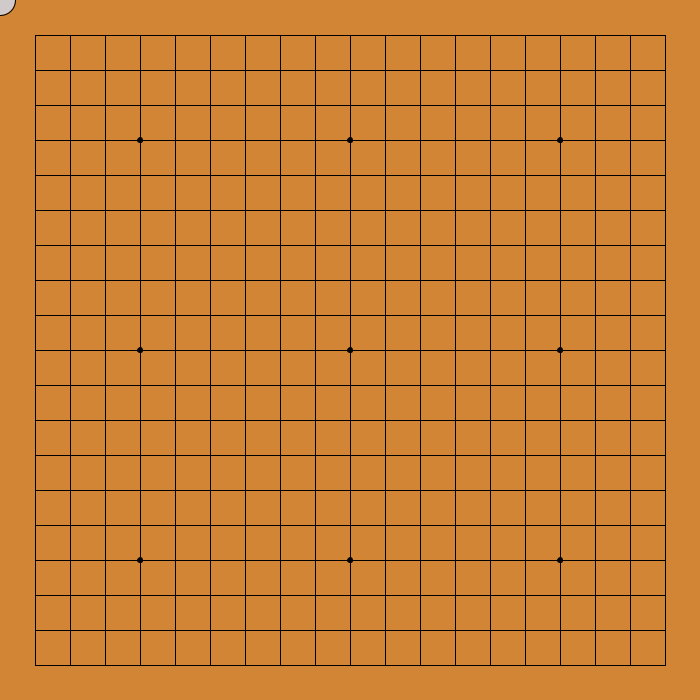
Frame 1 (no input)
Frame 60 (the mouse pressed at the canvas centre just before this capture): identical to frame 1, image omitted
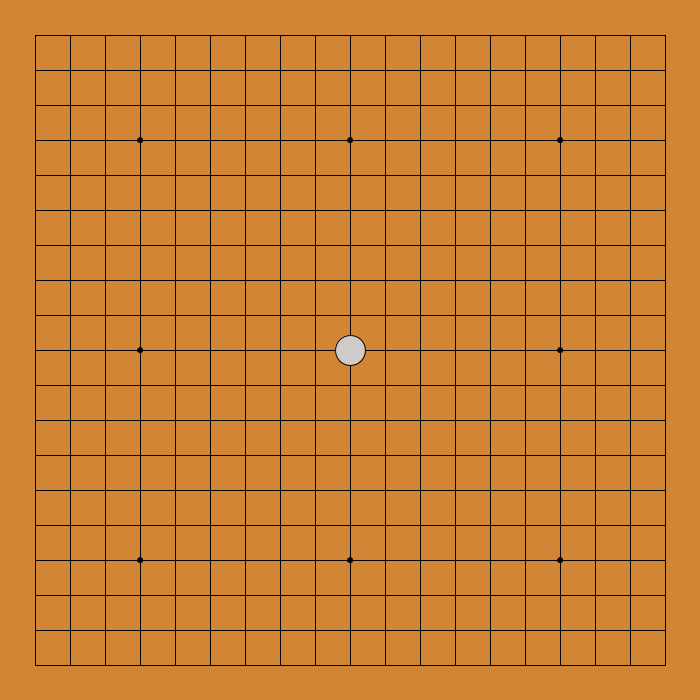
Frame 120 (the mouse held since frame 60 and released just before this capture)

The Processing sketch that drew these frames (run headless with seeded random() and noise(); from frame 60 on, the mouse is pressed at the canvas centre):

// Processing sketch: Two_Player_Omok
// ── Two_Player_Omok.pde
//Date Created: September 2/2017  
//Sep 21/2017
//Oct 6/2017

//Author: Gyeongwon Lee
//This program lets two users play a game of Omok (Connect Five). Click on the location you wish to place your stone to play that move. 
//The program will automatically tell you if one of you has won. Keep in mind that more than five stones in a row (i.e. six-in-a-row) doesn't count as a win.
//***IMPORTANT*** This program follows the most unrestrictive/simple Omok rule called "Gomoku rule" (Refer to http://blog.naver.com/tnrhgk1212/50186563296)
import java.util.Arrays;
static boolean blackTurn = true;
static int stoneSize = 30;
static ArrayList<int[]>blackList = new ArrayList<int[]>();
static ArrayList<int[]>whiteList = new ArrayList<int[]>();
static ArrayList<int[]>wholeList = new ArrayList<int[]>();
static int count=0;
static boolean veryFirstTime = true;
static boolean gameOver = false;
static boolean playerIsBlack;

void setup()
{
  size(700, 700);  //20 "blocks" * each 35 units in width
  background(#D18535);
  fill(0);
  for (int i=35; i<700; i+=35)
  {
    line(35, i, 665, i);  //Horizontal lines of the board
    line(i, 35, i, 665);  //Vertical lines of the board
  }
  for (int i=140; i<700; i+=210)
  {
    starPoint(i, 140);
    starPoint(i, 350);
    starPoint(i, 560);
  }
  blackStone();
  whiteStone();  
  if (blackTurn&&count==0)
    System.out.print("\nBlack's Turn");
  else if (count==0)
    System.out.print("\nWhite's Turn");
  count++;
}
void starPoint(int x, int y)
{
  ellipse(x, y, 5, 5);
}

void draw()
{
  if (gameOver==false)
  {
    setup();
    fill(#D1CACA);
    ellipse(mouseX, mouseY, stoneSize, stoneSize);
  }
}
void mouseClicked()
{
  count=0;
  for (int i=35; i<700; i+=35)
  {
    for (int j=35; j<700; j+=35)
    {
      if ( (mouseX>=(i-17)&&mouseX<=(i+17))&&(mouseY>=(j-17)&&mouseY<=(j+17)) )
      {
        if (placedAlready(i, j)==false)
        {
          System.out.print("...Completed");
          if (blackTurn)
          {
            blackStone(i, j);
          } else
          {
            whiteStone(i, j);
          }
        } else
        {
          System.out.println("\nOOPS! Someone placed his/her stone there already!");
        }
      }
    }
  }
}
void blackStone(int x, int y)
{
  int[] blackArray = new int[2];
  blackArray[0]=x;
  blackArray[1]=y;
  blackList.add(blackArray);
  wholeList.add(blackArray);
  fill(0);
  ellipse(x, y, stoneSize, stoneSize);
  blackTurn = false;
  GameOverChecker();
}
void blackStone()
{
  for (int i=0; i<blackList.size(); i++)
  {
    int[] temp = new int[2];
    temp = blackList.get(i);
    fill(0);
    ellipse(temp[0], temp[1], stoneSize, stoneSize);
  }
}

void whiteStone(int x, int y)
{
  int[] whiteArray = new int[2];
  whiteArray[0]=x;
  whiteArray[1]=y;
  whiteList.add(whiteArray);
  wholeList.add(whiteArray);
  fill(#FFFFFF);
  ellipse(x, y, stoneSize, stoneSize);
  blackTurn = true;
  GameOverChecker();
}
void whiteStone()
{
  for (int i=0; i<whiteList.size(); i++)
  {
    int[] temp = new int[2]; 
    temp = whiteList.get(i);
    fill(#FFFFFF);
    ellipse(temp[0], temp[1], stoneSize, stoneSize);
  }
}

boolean placedAlready(int x, int y)
{
  boolean placedAlready=false;
  int[] temp = new int[2];
  for (int i=0; i<wholeList.size(); i++)
  {
    temp = wholeList.get(i);
    if (x==temp[0]&&y==temp[1])
    {
      placedAlready=true;
      break;
    }
  }
  return placedAlready;
}
// ── GameOverChecker.pde
//Gyeongwon Lee
//Sep.21/2017
//Oct.6/2017...coding to account for the fact that more than five-in-a-row (i.e. six-in-a-row) shall not be considered as a win.

//This section Checks if five stones are connected (either black or white, depending on who just went)
static boolean connected = false;
static public boolean checkWhiteStone;

static public boolean GameOverChecker()
{
  checkWhiteStone = blackTurn;
  ArrayList <int[]> listName;
  if (checkWhiteStone==true)
  {
    listName = whiteList;
  } else
  {
    listName = blackList;
  }
  for (int i=0; i<listName.size(); i++)
  {
    for (int j=0; j<listName.size(); j++)
    {
      if (j==i)
      {
        continue;
      }
      for (int k=0; k<listName.size(); k++)
      {
        if (k==j||k==i)
        {
          continue;
        }
        for (int l=0; l<listName.size(); l++)
        {
          if (l==k||l==j||l==i)
          {
            continue;
          }
          for (int m=0; m<listName.size(); m++)
          {
            if (m==l||m==k||m==j||m==i)
            {
              continue;
            }
            if (horizontal(listName, i, j, k, l, m)||vertical(listName, i, j, k, l, m)||positiveDiagonal(listName, i, j, k, l, m)||negativeDiagonal(listName, i, j, k, l, m))
            {
              gameOver=true;
              declareWinner();
              break;
            }
          }
          if (gameOver)
            break;
        }
        if (gameOver)
          break;
      }
      if (gameOver)
        break;
    }
    if (gameOver)
      break;
  } 
  return gameOver;
}

static private boolean horizontal(ArrayList<int[]> stones, int a, int b, int c, int d, int e)
{
  int[] aArr = stones.get(a);
  int[] bArr = stones.get(b);
  int[] cArr = stones.get(c);
  int[] dArr = stones.get(d);
  int[] eArr = stones.get(e);
  if (aArr[1]==bArr[1]&&bArr[1]==cArr[1]&&cArr[1]==dArr[1]&&dArr[1]==eArr[1])
  {
    if (aArr[0]==(bArr[0]-35)&&bArr[0]==(cArr[0]-35)&&cArr[0]==(dArr[0]-35)&dArr[0]==(eArr[0]-35))
    {
      connected = true;
      for (int i=0; i<stones.size(); i++)
      {
        if (i==a||i==b||i==c||i==d||i==e)
          continue;
        int[] fArr=stones.get(i);
        if (fArr[1]==aArr[1])
        {
          if (fArr[0]==(eArr[0]+35)||fArr[0]==(aArr[0]-35))
          {
            connected = false; 
            break;
          }
        }
      }
    }
  }
  return connected;
}
static private boolean vertical(ArrayList<int[]> stones, int a, int b, int c, int d, int e)
{
  int[] aArr = stones.get(a);
  int[] bArr = stones.get(b);
  int[] cArr = stones.get(c);
  int[] dArr = stones.get(d);
  int[] eArr = stones.get(e);
  if (aArr[0]==bArr[0]&&bArr[0]==cArr[0]&&cArr[0]==dArr[0]&&dArr[0]==eArr[0])
  {
    if (aArr[1]==(bArr[1]-35)&&bArr[1]==(cArr[1]-35)&&cArr[1]==(dArr[1]-35)&dArr[1]==(eArr[1]-35))
    {
      connected = true;
      for (int i=0; i<stones.size(); i++)
      {
        if (i==a||i==b||i==c||i==d||i==e)
          continue;
        int[] fArr=stones.get(i);
        if (fArr[0]==aArr[0])
        {
          if (fArr[1]==(eArr[1]+35)||fArr[1]==(aArr[1]-35))
          {
            connected = false; 
            break;
          }
        }
      }
    }
  }
  return connected;
}
static private boolean positiveDiagonal(ArrayList<int[]> stones, int a, int b, int c, int d, int e)
{
  int[] aArr = stones.get(a);
  int[] bArr = stones.get(b);
  int[] cArr = stones.get(c);
  int[] dArr = stones.get(d);
  int[] eArr = stones.get(e);
  if (aArr[0]==(bArr[0]-35)&&bArr[0]==(cArr[0]-35)&&cArr[0]==(dArr[0]-35)&dArr[0]==(eArr[0]-35))
  {
    if (aArr[1]==(bArr[1]+35)&&bArr[1]==(cArr[1]+35)&&cArr[1]==(dArr[1]+35)&dArr[1]==(eArr[1]+35))
    {
      connected = true;
      for (int i=0; i<stones.size(); i++)
      {
        if (i==a||i==b||i==c||i==d||i==e)
          continue;
        int[] fArr=stones.get(i);
        if (fArr[0]==(aArr[0]-35))
        {
          if (fArr[1]==(aArr[1]+35))
          {
            connected = false; 
            break;
          }
        }
        else if(fArr[0]==(eArr[0]+35))
        {
           if(fArr[1]==(eArr[1]-35))
           {
            connected = false;
            break;
           }
        }
      }
    }
  }
  return connected;
}
static private boolean negativeDiagonal(ArrayList<int[]> stones, int a, int b, int c, int d, int e)
{
  int[] aArr = stones.get(a);
  int[] bArr = stones.get(b);
  int[] cArr = stones.get(c);
  int[] dArr = stones.get(d);
  int[] eArr = stones.get(e);
  if (aArr[0]==(bArr[0]-35)&&bArr[0]==(cArr[0]-35)&&cArr[0]==(dArr[0]-35)&dArr[0]==(eArr[0]-35))
  {
    if (aArr[1]==(bArr[1]-35)&&bArr[1]==(cArr[1]-35)&&cArr[1]==(dArr[1]-35)&dArr[1]==(eArr[1]-35))
    {
      connected = true;
      for (int i=0; i<stones.size(); i++)
      {
        if (i==a||i==b||i==c||i==d||i==e)
          continue;
        int[] fArr=stones.get(i);
        if (fArr[0]==(aArr[0]-35))
        {
          if (fArr[1]==(aArr[1]-35))
          {
            connected = false; 
            break;
          }
        }
        else if(fArr[0]==(eArr[0]+35))
        {
           if(fArr[1]==(eArr[1]+35))
           {
            connected = false;
            break;
           }
        }
      }
    }
  }
  return connected;
}
static private void declareWinner()
{
  if (checkWhiteStone==true)
  {
    System.out.println("\n********WHITE WON!!!***********\n");
  } else
  {
    System.out.println("\n********BLACK WON!!!***********\n");
  }
}
